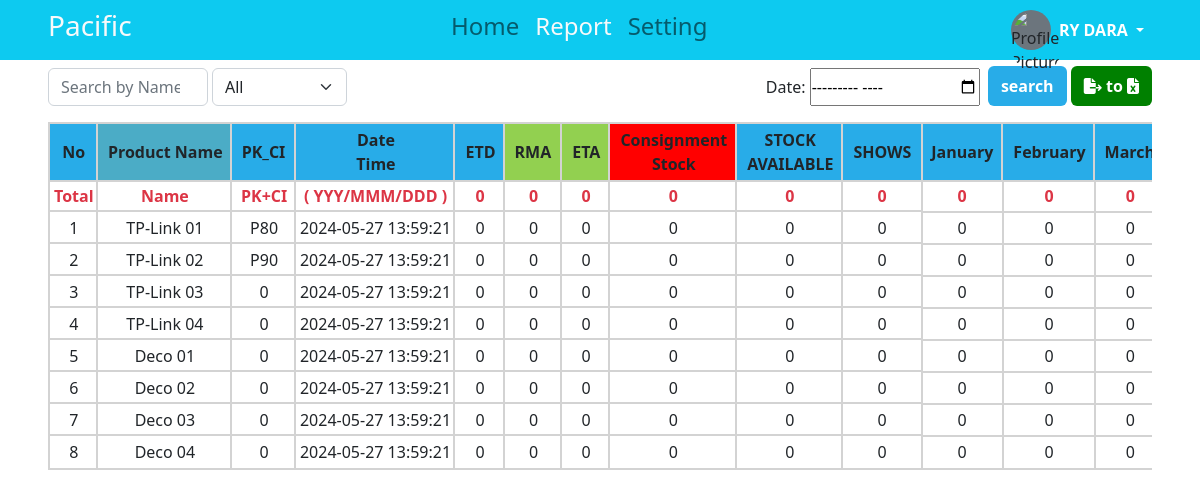
/admin/report.php (signed in), run on the app's committed database.
### tables this page shows
CREATE TABLE `tblproduct_transaction_history` (
  `user_fk` int(11) DEFAULT NULL,
  `product_fk` int(11) DEFAULT NULL,
  `product_type_fk` varchar(255) DEFAULT NULL,
  `product_name` varchar(255) DEFAULT NULL,
  `PK_CI` varchar(255) DEFAULT NULL,
  `dateTime` timestamp NULL DEFAULT NULL,
  `ETD` int(11) DEFAULT '0',
  `RMA` int(11) DEFAULT '0',
  `ETA` int(11) DEFAULT '0',
  `Consignment_Stock` int(11) DEFAULT '0',
  `STOCK_AVAILABLE` int(11) DEFAULT '0',
  `SHOWS` int(11) DEFAULT '0',
  KEY `user_fk` (`user_fk`),
  KEY `product_fk` (`product_fk`)
);

CREATE TABLE `tblproduct_sales_months_history` (
  `datetime` timestamp NULL DEFAULT NULL,
  `product_fk` int(11) DEFAULT NULL,
  `January` int(11) DEFAULT '0',
  `February` int(11) DEFAULT '0',
  `March` int(11) DEFAULT '0',
  `April` int(11) DEFAULT '0',
  `May` int(11) DEFAULT '0',
  `June` int(11) DEFAULT '0',
  `July` int(11) DEFAULT '0',
  `August` int(11) DEFAULT '0',
  `September` int(11) DEFAULT '0',
  `October` int(11) DEFAULT '0',
  `November` int(11) DEFAULT '0',
  `December` int(11) DEFAULT '0',
  KEY `product_fk` (`product_fk`)
);

### admin/report.php (the view, shortened to what this page needs)
<!DOCTYPE html>
<html lang="en">
<head>
  <link rel="stylesheet" href="assets/css/reports.css">
  <link href="https://cdn.jsdelivr.net/npm/bootstrap@5.2.3/dist/css/bootstrap.min.css" rel="stylesheet">
  <link rel="stylesheet" href="https://cdnjs.cloudflare.com/ajax/libs/font-awesome/6.5.2/css/all.min.css" />
</head>
<body>
<div class="container-fluid m-0 p-0" style="height:100vh;">
  <?php include 'include/header.php'; ?>
  <div class="contianer-fluid" style="height:60px;">
    <div class="mx-5 months_year d-flex justify-content-between pt-2 pb-2">
    <div class="filter-form d-flex">
        <form id="searchForm">
        <input class="form-control me-1" type="search" id="searchInput" placeholder="Search by Name" aria-label="Search" style="width:160px">
        </form>
        <select id="select-filter" class="form-select" style="height:38.1px;">
                          <option value="all">All</option>
        </select>
    </div>
    <form id="month_year_search" method="post">
        <label for="year">Date: </label>
        <input type="month" id="year" name="year" style="height:38px;">
        <button class="btn ms-1 text-white fw-bolder" type="submit" style="background-color: #28ACE8;height:40px; margin-top:-5px;">search</button>
        <button id="export2excel" class="btn fw-bolder text-white" style="background-color: green;height:40px;margin-top:-5px;"><i class="fa-solid fa-file-export"></i> to <i class="fa-solid fa-file-excel"></i></button>
    </form>
    </div>
    <section>
        <div class="tables container-fluid px-5 py-2 tbl-container d-flex flex-column justify-content-start align-content-center" style="height: calc(100vh - 60px - 60px);">
            <div class="table-container tbl-fixed">
                <table class="table-striped table-condensed" style="width:auto !important;" id="myTable">
                    <thead>
                        <tr>
                            <th class="sticky">No</th>
                            <?php
                            include '../connection/connect.php';
                            $sql = "CALL Load_Report_Data()";
                            $result = $conn->query($sql);
                            if ($result->num_rows > 0) {
                                $row = $result->fetch_assoc();
                                foreach ($row as $column_name => $value) {
                                    if ($column_name == 'user_fk' ||$column_name == 'product_type_fk' || $column_name == 'product_fk'||$column_name == 'datetime') {
                                        continue;
                                    }
                                    $background_color = '';
                                    switch ($column_name) {
                                        case 'ETA':
                                        case 'RMA':
                                        $background_color = 'background-color: #92D050;';
                                        break;
                                        case 'Consignment_Stock':
                                        $background_color = 'background-color: red;';
                                        break;
                                        case 'product_name';
                                        $background_color = 'background-color:#4BACC6;';
                                        break;
                                        default:
                                        $background_color = '';
                                    }
                                    echo "<th id='$column_name' name='$column_name' class='text-center' style='$background_color'>";
                                    switch ($column_name) {
                                        case 'ETA':
                                            echo "ETA";
                                            break;
                                        case 'product_name':
                                            echo "Product Name";
                                            break;
                                        case 'dateTime':
                                            echo "Date <br> Time";
                                            break;
                                        case 'RMA':
                                            echo "RMA";
                                            break;
                                        case 'Consignment_Stock':
                                            echo "Consignment <br> Stock";
                                            break;
                                        case 'STOCK_AVAILABLE':
                                            echo "STOCK <br> AVAILABLE";
                                            break;
                                        default:
                                            echo $column_name;
                                    }
                                    echo "</th>";
                                }
                            } else {
                                echo "<th colspan='8'>0 results</th>";
                            }
                            ?>
                        </tr>
                    </thead>
                    <tr id="sumRow">
                    </tr>
                    <tbody id="tableBody">
                        <?php
                        include '../connection/connect.php';
                        $sql = "CALL Load_Report_Data()";
                        $result = $conn->query($sql);
                        if ($result->num_rows > 0) {
                            $counter = 1;
                            while ($row = $result->fetch_assoc()) {
                                echo "<tr>";
                                echo "<td class='sticky'>$counter</td>";
                                $counter++;
                                foreach ($row as $column_name => $value) {
                                    if ($column_name == 'id' || $column_name == 'user_fk' || $column_name == 'product_type_fk' || $column_name == 'product_fk' || $column_name == 'datetime') {
                                        continue;
                                    }
                                    echo "<td data-column='$column_name' data-product-type='".$row['product_type_fk']."'>$value</td>";
                                }
                                echo "</tr>";
                            }
                        } else {
                            echo "<tr id='noResultsRow' style='display: none;'><td colspan='8'>0 results</td></tr>";
                        }
                        ?>
                    </tbody>
                </table>
            </div>
        </div>
    </section>
  </div>
</div>
</body>
</html>

### admin/include/header.php (shortened to what this page needs)
<?php
$current_page = basename($_SERVER['PHP_SELF']);
?>
<nav class="navbar w-100 navbar-expand-lg bg-info sticky-top top-0" style="height:60px;">
  <div class="container-fluid px-5">
    <a class="navbar-brand text-light" href="main.php"><h3>Pacific</h3></a>
    <div class="collapse navbar-collapse justify-content-center"
      id="navbarSupportedContent">
      <ul class="navbar-nav">
        <li class="nav-item">
          <a
            class="nav-link <?php if($current_page == 'main.php') echo 'text-light active'; ?>"
            href="main.php"><h4>Home</h4></a>
        </li>
        <li class="nav-item">
          <a
            class="nav-link <?php if($current_page == 'report.php') echo 'text-light active'; ?>"
            href="report.php"><h4>Report</h4></a>
        </li>
        <li class="nav-item">
          <a
            class="nav-link <?php if($current_page == 'setting.php') echo 'text-light active'; ?>"
            href="setting.php"><h4>Setting</h4></a>
        </li>
      </ul>
    </div>
    <div class="collapse navbar-collapse" id="navbarSupportedContent"
      style="flex-grow:0;">
      <ul class="navbar-nav ml-auto">
        <li class="nav-item dropdown d-flex">
          <div class="pf-pic rounded-circle bg-secondary"
            style="width: 40px; height: 40px;">
            <img
              src="https://cdn.pixabay.com/photo/2015/10/05/22/37/blank-profile-picture-973460_960_720.png"
              alt="Profile Picture"
              style="width: 100%; height: 100%; object-fit: cover; border-radius: 50%;">
          </div>
          <a class="nav-link dropdown-toggle fw-bold fs-6 text-white" href="#"
            id="navbarDropdown" role="button" data-toggle="dropdown"
            aria-haspopup="true" aria-expanded="false">
            <?php
                if(isset($_SESSION['user_full_name'])) {
                    echo $_SESSION['user_full_name'];
                } else {
                    echo 'user_full_name';
                }
            ?>
          </a>
        </li>
      </ul>
    </div>
  </div>
</nav>

### admin/assets/css/reports.css (style rules this page uses)
* { margin: 0; padding: 0; }
:root { --blue: #28ACE8; --white: #ffff; --grey: rgb(211, 211, 211); }
.tbl-container { max-width: fit-content; max-height: fit-content; overflow: hidden; }
.table-container.tbl-fixed { overflow-y: scroll; overflow-x: scroll; }
table { min-width: max-content; border: 2px solid lightgrey; }
table th { position: sticky; top: 0; background-color: var(--blue); padding-left: 10px; padding-right: 10px; height: 50px; z-index: 1; }
th,td { padding: 4px; }
table thead tr th { text-align: center; outline: 2px solid lightgrey; }
table tbody tr td { text-align: center; background-color: white; outline: 1px solid lightgrey; }
table tbody tr td.sticky { outline: 2px solid lightgrey; }
table thead th.sticky { position: sticky; top: 0; width: auto; z-index: 2; }
table tbody tr td.sticky { position: sticky; z-index: 1; }

### data on the page
tblproduct_transaction_history: product_name "TP-Link 01", PK_CI "P80", dateTime "2024-05-27 13:59:21", ETD "0", RMA "0", ETA "0", Consignment_Stock "0", STOCK_AVAILABLE "0", SHOWS "0", tblproduct_sales_months_history.January "0", tblproduct_sales_months_history.February "0", tblproduct_sales_months_history.March "0"
tblproduct_transaction_history: product_name "TP-Link 02", PK_CI "P90", dateTime "2024-05-27 13:59:21", ETD "0", RMA "0", ETA "0", Consignment_Stock "0", STOCK_AVAILABLE "0", SHOWS "0", tblproduct_sales_months_history.January "0", tblproduct_sales_months_history.February "0", tblproduct_sales_months_history.March "0"
tblproduct_transaction_history: product_name "TP-Link 03", PK_CI "0", dateTime "2024-05-27 13:59:21", ETD "0", RMA "0", ETA "0", Consignment_Stock "0", STOCK_AVAILABLE "0", SHOWS "0", tblproduct_sales_months_history.January "0", tblproduct_sales_months_history.February "0", tblproduct_sales_months_history.March "0"
tblproduct_transaction_history: product_name "TP-Link 04", PK_CI "0", dateTime "2024-05-27 13:59:21", ETD "0", RMA "0", ETA "0", Consignment_Stock "0", STOCK_AVAILABLE "0", SHOWS "0", tblproduct_sales_months_history.January "0", tblproduct_sales_months_history.February "0", tblproduct_sales_months_history.March "0"
tblproduct_transaction_history: product_name "Deco 01", PK_CI "0", dateTime "2024-05-27 13:59:21", ETD "0", RMA "0", ETA "0", Consignment_Stock "0", STOCK_AVAILABLE "0", SHOWS "0", tblproduct_sales_months_history.January "0", tblproduct_sales_months_history.February "0", tblproduct_sales_months_history.March "0"
tblproduct_transaction_history: product_name "Deco 02", PK_CI "0", dateTime "2024-05-27 13:59:21", ETD "0", RMA "0", ETA "0", Consignment_Stock "0", STOCK_AVAILABLE "0", SHOWS "0", tblproduct_sales_months_history.January "0", tblproduct_sales_months_history.February "0", tblproduct_sales_months_history.March "0"
tblproduct_transaction_history: product_name "Deco 03", PK_CI "0", dateTime "2024-05-27 13:59:21", ETD "0", RMA "0", ETA "0", Consignment_Stock "0", STOCK_AVAILABLE "0", SHOWS "0", tblproduct_sales_months_history.January "0", tblproduct_sales_months_history.February "0", tblproduct_sales_months_history.March "0"
tblproduct_transaction_history: product_name "Deco 04", PK_CI "0", dateTime "2024-05-27 13:59:21", ETD "0", RMA "0", ETA "0", Consignment_Stock "0", STOCK_AVAILABLE "0", SHOWS "0", tblproduct_sales_months_history.January "0", tblproduct_sales_months_history.February "0", tblproduct_sales_months_history.March "0"

### other printed values
$_SESSION['user_full_name'] "RY DARA"
$column_name "PK_CI"
$column_name "ETD"
$column_name "SHOWS"
$column_name "January"
$column_name "February"
